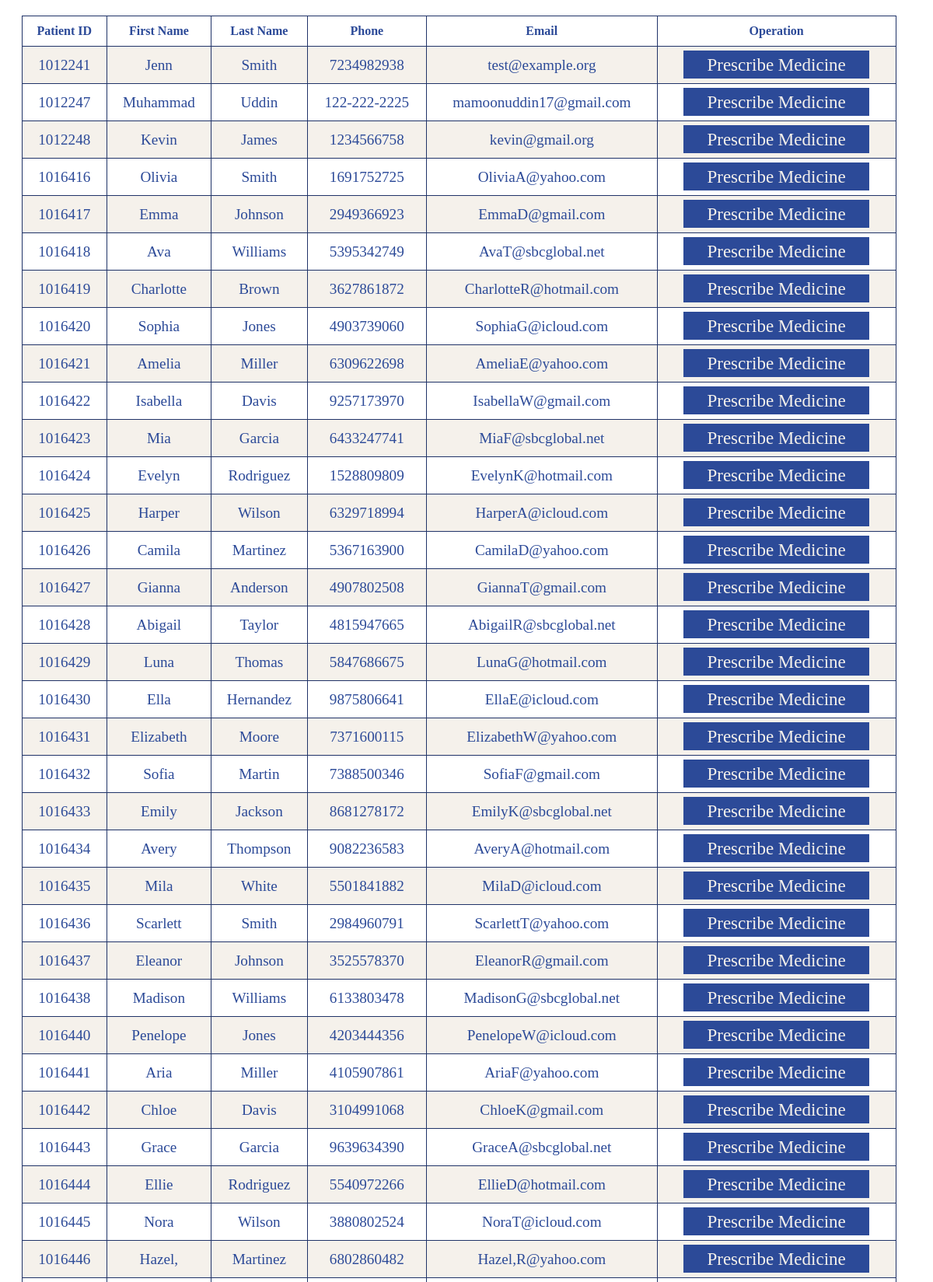
/backend/show_patients_doctor.php (upper part), run on the app's committed database.
### tables this page shows
CREATE TABLE `patient` (
  `Pat_ID` int NOT NULL AUTO_INCREMENT,
  `Pat_First` varchar(45) NOT NULL,
  `Pat_M_init` varchar(45) DEFAULT NULL,
  `Pat_Last` varchar(45) NOT NULL,
  `Pat_Email` varchar(45) NOT NULL,
  `Pat_Phone` varchar(45) DEFAULT NULL,
  `Pat_Gender` varchar(45) NOT NULL,
  `Pat_Race` int NOT NULL,
  `Pat_DOB` date NOT NULL,
  `Pat_Height` float NOT NULL COMMENT 'In Inches',
  `Pat_Weight` float NOT NULL COMMENT 'In Pounds',
  `Pat_Street_Addr` varchar(45) NOT NULL,
  `Pat_City_Addr` varchar(45) NOT NULL,
  `Pat_State_Addr` varchar(45) NOT NULL,
  `Pat_Zip_Addr` int NOT NULL,
  `Pat_Allergy` int NOT NULL,
  `Pat_Password` varchar(45) DEFAULT NULL,
  PRIMARY KEY (`Pat_ID`),
  UNIQUE KEY `Pat_ID_UNIQUE` (`Pat_ID`)
);

### backend/show_patients_doctor.php (the view)
<?php
    $dbhost = getenv("DBHOST");
    $dbuser = getenv("DBUSER");
    $dbpass = getenv("DBPASS");
    $dbname = getenv("DBNAME");
    $link = mysqli_connect($dbhost, $dbuser, $dbpass) or die("Unable to Connect to '$dbhost'");
    mysqli_select_db($link, $dbname) or die("Could not open the db '$dbname'");
    $select="SELECT * FROM patient";
    $query=mysqli_query($link,$select);
?>
<!DOCTYPE html>
<html>
<head>
    <link rel="stylesheet" href="/index/styles/show_patients.css">
</head>
<body>
    <table border="1" cellpadding="0">
    <tr>
        <th>Patient ID</th>
        <th>First Name</th>
        <th>Last Name</th>
        <th>Phone</th>
        <th>Email</th>
        <th>Operation</th>
    </tr>
    <?php
        $num=mysqli_num_rows($query);
        if ($num>0) {
            while ($result=mysqli_fetch_assoc($query)) {
                echo "
                    <tr>
                        <td>".$result['Pat_ID']."</td>
                        <td>".$result['Pat_First']."</td>
                        <td>".$result['Pat_Last']."</td>
                        <td>".$result['Pat_Phone']."</td>
                        <td>".$result['Pat_Email']."</td>
                        <td>
                            <a href='/backend/prescription.php?Pat_ID=".$result['Pat_ID']."'class='btn'>Prescribe Medicine</a>
                        </td>
                    </tr>
                ";
            }
        }
    ?>
    </table>
</body>

### index/styles/show_patients.css (style rules this page uses)
:root { --shadow: 0px 0px 5px 5px rgba(0, 0, 0, 0.199); --lighter: #F5F1EB; --light: #dad5cf; --mid: #9FCDFC; --main: #008CFF; --accent: #4C72D2; --dark: #2C4A98; --darker: #203368; --green: #138808; --red: #CD5C5C; }
table { margin: 20px; border-collapse: collapse; width: 95%; border: 1px solid var(--darker); }
table th { color: var(--dark); padding: 10px; }
table td { padding: 10px; color: var(--dark); font-size: 1.2em; text-align: center; }
.btn { background: var(--dark); color: var(--lighter); font-size: 1.2em; padding: 5px 30px; text-decoration: none; }
tr:nth-child(even) { background-color: var(--lighter); }

### data on the page
patient: Pat_ID "1012241", Pat_First "Jenn", Pat_Last "Smith", Pat_Phone "7234982938", Pat_Email "test@example.org"
patient: Pat_ID "1012247", Pat_First "Muhammad", Pat_Last "Uddin", Pat_Phone "122-222-2225", Pat_Email "mamoonuddin17@gmail.com"
patient: Pat_ID "1012248", Pat_First "Kevin", Pat_Last "James", Pat_Phone "1234566758", Pat_Email "kevin@gmail.org"
patient: Pat_ID "1016416", Pat_First "Olivia", Pat_Last "Smith", Pat_Phone "1691752725", Pat_Email "OliviaA@yahoo.com"
patient: Pat_ID "1016417", Pat_First "Emma", Pat_Last "Johnson", Pat_Phone "2949366923", Pat_Email "EmmaD@gmail.com"
patient: Pat_ID "1016418", Pat_First "Ava", Pat_Last "Williams", Pat_Phone "5395342749", Pat_Email "AvaT@sbcglobal.net"
patient: Pat_ID "1016419", Pat_First "Charlotte", Pat_Last "Brown", Pat_Phone "3627861872", Pat_Email "CharlotteR@hotmail.com"
patient: Pat_ID "1016420", Pat_First "Sophia", Pat_Last "Jones", Pat_Phone "4903739060", Pat_Email "SophiaG@icloud.com"
patient: Pat_ID "1016421", Pat_First "Amelia", Pat_Last "Miller", Pat_Phone "6309622698", Pat_Email "AmeliaE@yahoo.com"
patient: Pat_ID "1016422", Pat_First "Isabella", Pat_Last "Davis", Pat_Phone "9257173970", Pat_Email "IsabellaW@gmail.com"
patient: Pat_ID "1016423", Pat_First "Mia", Pat_Last "Garcia", Pat_Phone "6433247741", Pat_Email "MiaF@sbcglobal.net"
patient: Pat_ID "1016424", Pat_First "Evelyn", Pat_Last "Rodriguez", Pat_Phone "1528809809", Pat_Email "EvelynK@hotmail.com"
patient: Pat_ID "1016425", Pat_First "Harper", Pat_Last "Wilson", Pat_Phone "6329718994", Pat_Email "HarperA@icloud.com"
patient: Pat_ID "1016426", Pat_First "Camila", Pat_Last "Martinez", Pat_Phone "5367163900", Pat_Email "CamilaD@yahoo.com"
patient: Pat_ID "1016427", Pat_First "Gianna", Pat_Last "Anderson", Pat_Phone "4907802508", Pat_Email "GiannaT@gmail.com"
patient: Pat_ID "1016428", Pat_First "Abigail", Pat_Last "Taylor", Pat_Phone "4815947665", Pat_Email "AbigailR@sbcglobal.net"
patient: Pat_ID "1016429", Pat_First "Luna", Pat_Last "Thomas", Pat_Phone "5847686675", Pat_Email "LunaG@hotmail.com"
patient: Pat_ID "1016430", Pat_First "Ella", Pat_Last "Hernandez", Pat_Phone "9875806641", Pat_Email "EllaE@icloud.com"
patient: Pat_ID "1016431", Pat_First "Elizabeth", Pat_Last "Moore", Pat_Phone "7371600115", Pat_Email "ElizabethW@yahoo.com"
patient: Pat_ID "1016432", Pat_First "Sofia", Pat_Last "Martin", Pat_Phone "7388500346", Pat_Email "SofiaF@gmail.com"
patient: Pat_ID "1016433", Pat_First "Emily", Pat_Last "Jackson", Pat_Phone "8681278172", Pat_Email "EmilyK@sbcglobal.net"
patient: Pat_ID "1016434", Pat_First "Avery", Pat_Last "Thompson", Pat_Phone "9082236583", Pat_Email "AveryA@hotmail.com"
patient: Pat_ID "1016435", Pat_First "Mila", Pat_Last "White", Pat_Phone "5501841882", Pat_Email "MilaD@icloud.com"
patient: Pat_ID "1016436", Pat_First "Scarlett", Pat_Last "Smith", Pat_Phone "2984960791", Pat_Email "ScarlettT@yahoo.com"
patient: Pat_ID "1016437", Pat_First "Eleanor", Pat_Last "Johnson", Pat_Phone "3525578370", Pat_Email "EleanorR@gmail.com"
patient: Pat_ID "1016438", Pat_First "Madison", Pat_Last "Williams", Pat_Phone "6133803478", Pat_Email "MadisonG@sbcglobal.net"
patient: Pat_ID "1016440", Pat_First "Penelope", Pat_Last "Jones", Pat_Phone "4203444356", Pat_Email "PenelopeW@icloud.com"
patient: Pat_ID "1016441", Pat_First "Aria", Pat_Last "Miller", Pat_Phone "4105907861", Pat_Email "AriaF@yahoo.com"
patient: Pat_ID "1016442", Pat_First "Chloe", Pat_Last "Davis", Pat_Phone "3104991068", Pat_Email "ChloeK@gmail.com"
patient: Pat_ID "1016443", Pat_First "Grace", Pat_Last "Garcia", Pat_Phone "9639634390", Pat_Email "GraceA@sbcglobal.net"
patient: Pat_ID "1016444", Pat_First "Ellie", Pat_Last "Rodriguez", Pat_Phone "5540972266", Pat_Email "EllieD@hotmail.com"
patient: Pat_ID "1016445", Pat_First "Nora", Pat_Last "Wilson", Pat_Phone "3880802524", Pat_Email "NoraT@icloud.com"
patient: Pat_ID "1016446", Pat_First "Hazel,", Pat_Last "Martinez", Pat_Phone "6802860482", Pat_Email "Hazel,R@yahoo.com"
